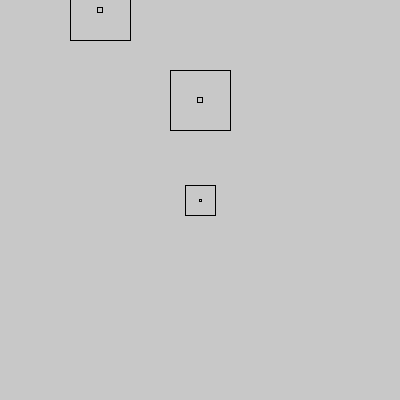
Frame 1 (no input)
Frame 60 (the mouse pressed at the canvas centre just before this capture): identical to frame 1, image omitted
Frame 120 (the mouse held since frame 60 and released just before this capture): identical to frame 1, image omitted

The Processing sketch that drew this single still picture (run headless with seeded random() and noise(); from frame 60 on, the mouse is pressed at the canvas centre):

// Processing sketch: processing_41274
// ── processing_41274.pde

int globalX = 0;
int globalY = 50;
int speed = 1;

void setup () {
  size(400, 400);
}

void draw () {
  background (200);
  
  //move
  //carMove(1);
  carMove(1);
  
  //bounce
  bounce();
  
  //display
  display(200, 200, 5);
  display(100, 10, 10);
  display(200, 100, 10);
  
  //distance
  distance();
}

void carMove (int speedF) {
  globalX = globalX + (speed * speedF);
}

void bounce () {
  if ((globalX > width) || (globalX < 0)) {
    speed = speed * -1;
  }
}

void display (int x, int y, int carSize) {
  rectMode(CENTER);
  noFill();
  stroke(0);
  rect(x, y, carSize*6, carSize*6);
  rect(x, y, carSize/2, carSize/2); 

}

void distance () {
  


}


                
                
